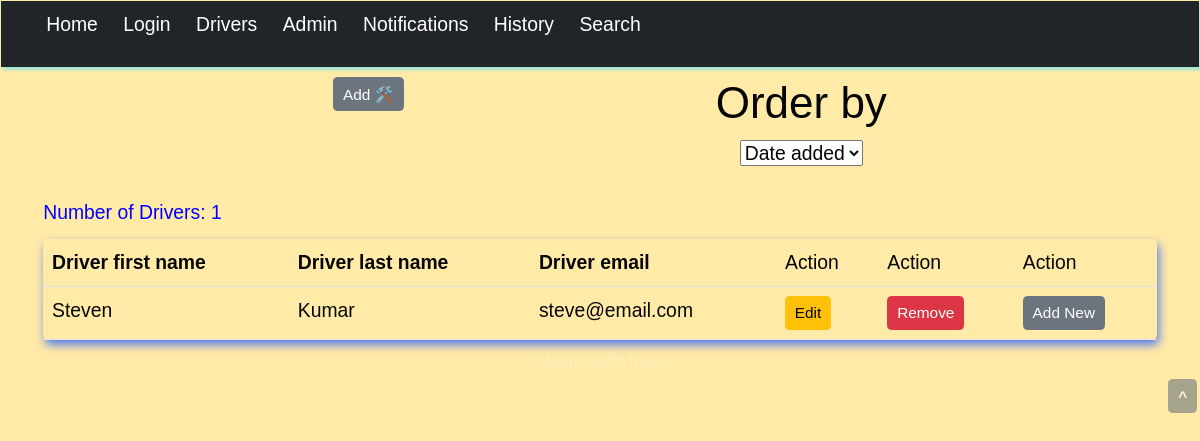
The app's page /drivers/ with its own data.
### tracker/models.py (models this page shows, shortened)
class Driver(models.Model):
    first_name = models.CharField(max_length=30)
    last_name = models.CharField(max_length=30)
    email = models.EmailField()
    class Meta:
        ordering =['-email']

### tracker/views.py (the view)
# urls.py: path('drivers/',views.driver,name='drivers'),
def driver(request):
    drivers = Driver.objects.all()
    drivers_count = Driver.objects.count()
    return render(request,'tracker/drivers.html',{'drivers':drivers,'drivers_count':drivers_count})

### tracker/templates/tracker/drivers.html
{% extends 'tracker/base.html' %}
{% block content %}
<div class="container">
    <table class="table mb-2" id="main-rows">
        <h1>{% if drivers_count %}
            <span style="color:blue;"> Number of Drivers: {{ drivers_count}}</span>
        {% else %}
            No Drivers.
        {% endif %}
    </h1>
    <thead>
        <tr>
            <th>Driver first name</th>
            <th>Driver last name</th>
            <th>Driver email</th>
            <td>Action</td>
            <td>Action</td>
            <td>Action</td>
        </tr>
    </thead>
    <tbody>
        {% for driver in drivers %}
        <tr>
        <td>{{driver.first_name}}</td>
        <td>{{driver.last_name}}</td>
        <td>{{driver.email}}</td>
        <td><a href="{% url 'update_driver' driver.id %}" class="btn btn-warning btn-sm" >Edit</a></td>
        <td><a href="{% url 'delete_driver' driver.id %}"><input type="button" class="btn btn-danger btn-sm" value="Remove"></td></a>
        <td><a href="{% url 'add_driver' %}" class="btn btn-secondary btn-sm">Add New</a></td>
        </tr>
        {% endfor %}
    </tbody>
    </table>
 </div>
{% endblock %}

### tracker/templates/tracker/base.html (style rules this page uses)
* { color: rgb(6, 6, 6); font-family:monospace,Helvetica; font-size: 1.1rem; font-family: Verdana, Geneva, Tahoma, sans-serif; }
#main-rows { border-radius:5px !important; box-shadow: 2px 5px 10px rgb(86, 126, 236)!important; }
body { margin:1px; background:#ffeaa7; }

### records on screen
Driver: first_name "Steven", last_name "Kumar", email "steve@email.com"

### other values on screen
{{ drivers_count }} "1"
